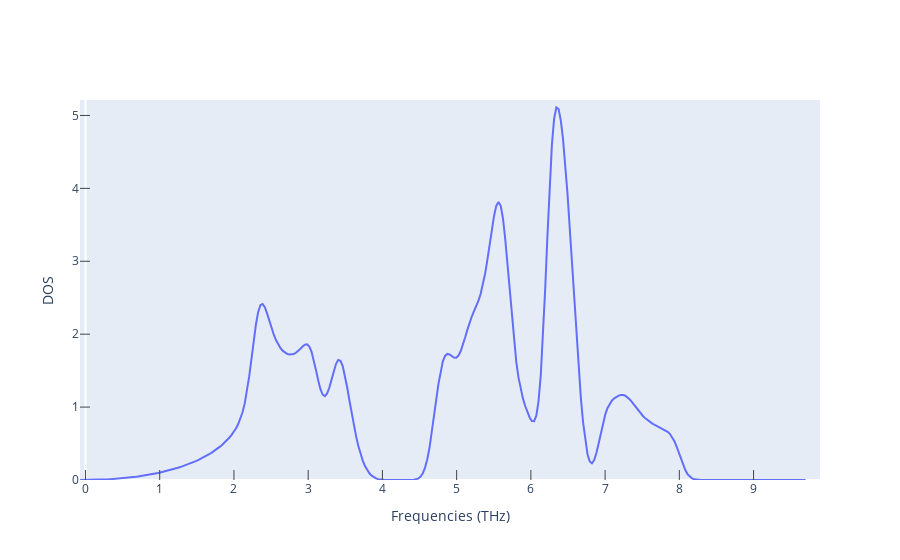

The notebook cell saved with this chart:
### Markdown cell above
## 1. Densité d'état (DOS) de phonons du ZrCoBi

### Code cell
import numpy as np
import matplotlib.pyplot as plt
from pymatgen.ext.matproj import MPRester
from lmapr1492 import get_plot_bs, get_plot_dos, get_plot_bs_and_dos
from scipy.optimize import minimize
from scipy.integrate import quad

mp_key = "XmhOs3iaP3YopOzhwHSd0LHcduZB1r1h"
mp_id = "mp-31451"
material_name = "ZrCoBi"


# Récupération de la structure et de la DOS de phonons
with MPRester(mp_key) as m:
    structure = m.get_structure_by_material_id(mp_id)
    ph_dos = m.get_phonon_dos_by_material_id(mp_id)

# Représentation de la DOS
fig_ph_dos = get_plot_dos(ph_dos)
fig_ph_dos.show()

### Figure 1 — Plotly figure (JSON) as saved in the notebook; plotly's stock layout.template omitted (floating-point values rounded to 4 significant figures; data arrays with more than 128 entries replaced by an {"elided": "..."} marker saying what was removed)
{"data": [{"mode": "lines", "type": "scatter", "x": {"elided": "327 float values"}, "y": {"elided": "327 float values"}}], "layout": {"xaxis": {"mirror": true, "range": [-0.07382, 9.895], "showgrid": false, "ticklen": 10, "ticks": "inside", "title": {"text": "Frequencies (THz)"}}, "yaxis": {"mirror": true, "range": [0, 5.212], "showgrid": false, "ticklen": 10, "ticks": "inside", "title": {"text": "DOS"}}}}
